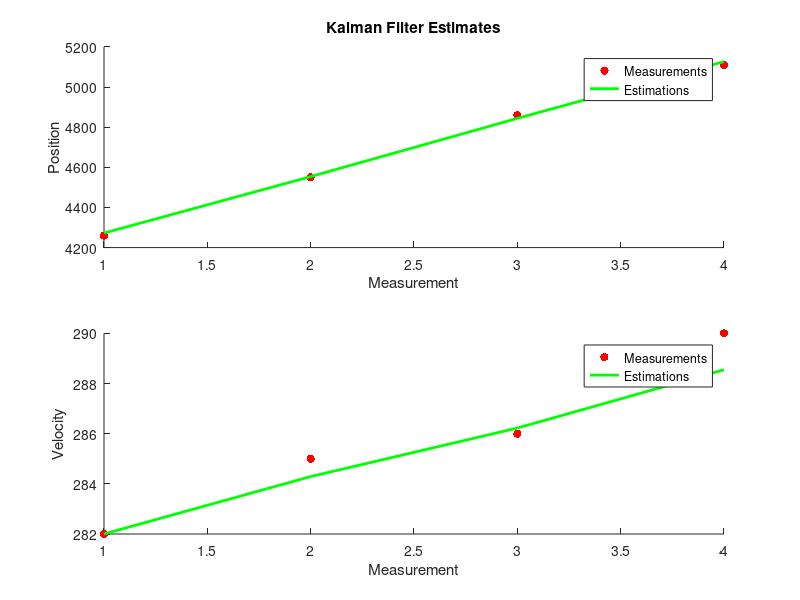
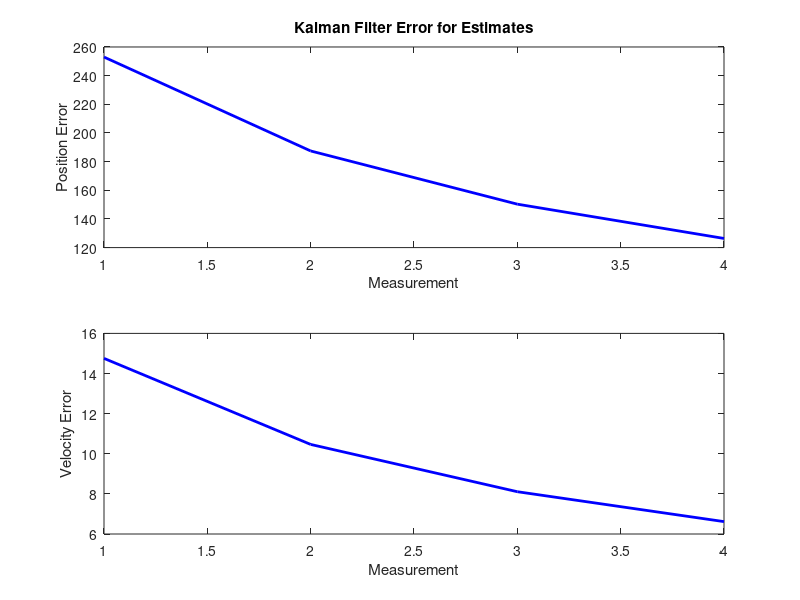
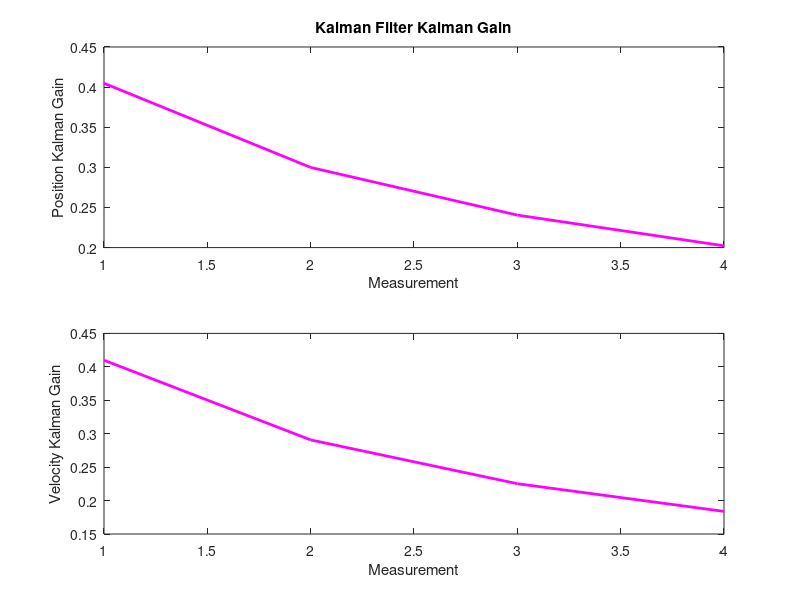

Reproduce these figures in MATLAB, in order.
% Kalman Filter calculation practice (Multi-Dimensional)

clear
close all
clc

format shortG

% Initial Conditions
x = 4000;  % m
vx = 280;  % m/s
X = [x; vx];  % Initial State
ax = 2;  % m/s^2
dt = 1;  % s

% Errors
Eest = [20; 5];  % error in estimate
Emea = [25; 6];  % error in measurement
P = diag(diag(Eest * Eest'));  % Initial Process Covariance

% Adaptation Matrices
A = [1, dt; 0, 1];
B = [0.5*dt^2; dt];
C = eye(length(Emea));

% Transformation Matrix
H = eye(length(Emea));

% Noise
w = 0;  % Predicted State noise
z = 0;  % Measurement noise
Q = 0;  % Process noise
R = diag(diag(Emea * Emea'));  % Sensor noise

% Measurements
MEAx = [4260, 4550, 4860, 5110];  % x position
MEAvx = [282, 285, 286, 290];  % x velocity
MEA = [MEAx; MEAvx];

%% Calculations

time_m = zeros(1, length(MEA));
Emea_m = zeros(2, length(MEA));
EST_m = zeros(2, length(MEA));
KG_m = zeros(2, length(MEA));
Eest_m = zeros(2, length(MEA));

for T = 1:length(MEA)
    Xp = A * X + B * ax + w;  % Predicted State
    Pp = diag(diag(A * P * A' + Q));  % Predicted Process Covariance
    KG = (Pp * H') / (H * Pp * H' + R);  % Kalman Gain
    Y = C * MEA(:, T) + z;  % New Observation (measurement w/noise)
    X = Xp + KG * (Y - H * Xp);  % Current State Estimate
    P = (eye(length(Emea)) - KG * H) * Pp;  % Current Estimate Error
    % Collect data
    time_m(T) = T;
    Emea_m(:, T) = Emea;
    EST_m(:, T) = X;
    KG_m(:, T) = diag(KG);
    Eest_m(:, T) = diag(P);
end

% Data
fprintf('Time__Measurement(x,v)__Measurement Error(x,v)__Estimate(x,v)__Kalman Gain(x,v)__Error Estimate(x,v)')
outputData = [time_m; MEA; Emea_m; EST_m; KG_m; Eest_m]'

%% Plots

% Measurements vs Estimates
figure(1)
subplot(2,1,1)
scatter(time_m, MEA(1, :), 'r', 'filled')
hold on
plot(time_m, EST_m(1, :), 'g', 'LineWidth', 2)
hold off
xlabel('Measurement')
ylabel('Position')
title('Kalman Filter Estimates')
legend('Measurements', 'Estimations')

subplot(2,1,2)
scatter(time_m, MEA(2, :), 'r', 'filled')
hold on
plot(time_m, EST_m(2, :), 'g', 'LineWidth', 2)
hold off
xlabel('Measurement')
ylabel('Velocity')
legend('Measurements', 'Estimations')

% Errors
figure(2)
subplot(2,1,1)
plot(time_m, Eest_m(1, :), 'b', 'LineWidth', 2)
xlabel('Measurement')
ylabel('Position Error')
title('Kalman Filter Error for Estimates')

subplot(2,1,2)
plot(time_m, Eest_m(2, :), 'b', 'LineWidth', 2)
xlabel('Measurement')
ylabel('Velocity Error')

% Kalman Gains
figure(3)
subplot(2,1,1)
plot(time_m, KG_m(1, :), 'm', 'LineWidth', 2)
xlabel('Measurement')
ylabel('Position Kalman Gain')
title('Kalman Filter Kalman Gain')

subplot(2,1,2)
plot(time_m, KG_m(2, :), 'm', 'LineWidth', 2)
xlabel('Measurement')
ylabel('Velocity Kalman Gain')



